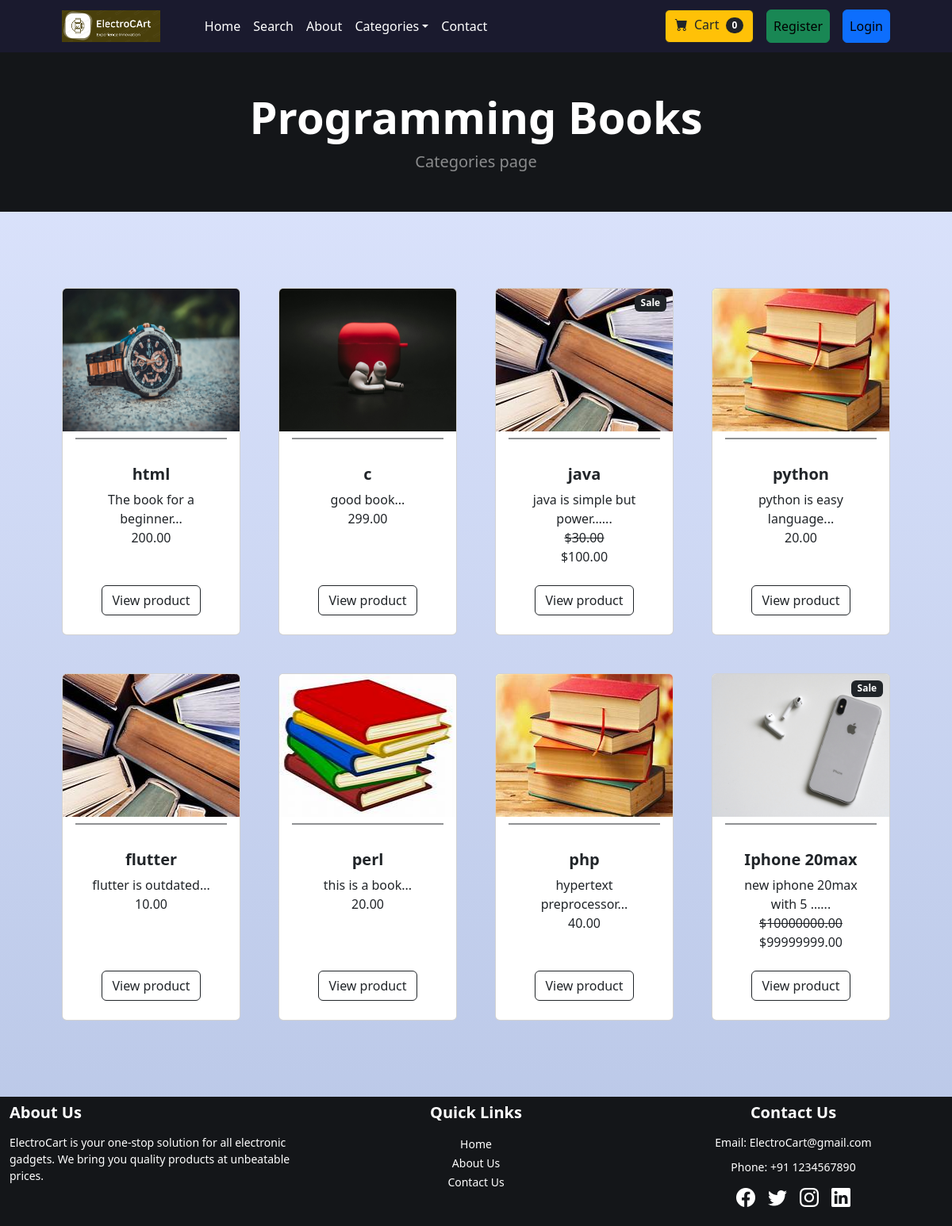
Screenshot of /category/Programming Books with the database file from the repository.
### store/models.py (models this page shows, shortened)
class Category(models.Model):
    name = models.CharField(max_length=50)
    def __str__(self):
        return self.name
    class Meta:
        verbose_name_plural = 'categories'

class Product(models.Model):
    name = models.CharField(max_length=50)
    price = models.DecimalField(max_digits=100, decimal_places=2, default=0)
    category = models.ForeignKey(Category, on_delete=models.CASCADE, default=1)
    description = models.CharField(max_length=250, default='', blank=True, null=True)
    image = models.ImageField(upload_to='uploads/product/')
    is_sale = models.BooleanField(default=False)
    sale_price = models.DecimalField(max_digits=100, decimal_places=2, default=0)

### store/views.py (the view)
# urls.py: path('category/<str:foo>',views.category, name = 'category'),
def category(request, foo):
    foo = foo.replace('-', ' ')
    try:
        category = Category.objects.get(name__iexact=foo)
        products = Product.objects.filter(category=category)
        return render(request, 'category.html', {'products': products, 'category': category})
    except Category.DoesNotExist:
        messages.error(request, "Category doesn't exist.")
        return redirect('home')

### cart/cart.py (called while the page is built)
    def __len__(self):
        return len(self.cart)

### cart/context_processors.py (called while the page is built)
def cart(request):
    return {'cart':Cart(request)}

### templates/category.html (shortened to what this page needs)
{% extends "base.html" %}
{% block content %}
 <header class="head-foot-color py-5">
    <div class="container px-4 px-lg-5">
        <div class="text-center text-white">
            <h1 class="display-4 fw-bolder">{{category}}</h1>
            <p class="lead fw-normal text-white-50 mb-0">Categories page</p>
        </div>
    </div>
</header>
<section class="py-5">
    <div class="container px-4 px-lg-5 mt-5">
        <div class="row gx-4 gx-lg-5 row-cols-2 row-cols-md-3 row-cols-xl-4 justify-content-center">
            {% for product in products %}
            {% if product.is_sale %}
                <div class="col mb-5">
                    <div class="card h-100">
                        <div class="badge bg-dark text-white position-absolute" style="top: 0.5rem; right: 0.5rem">Sale</div>
                        <img class="card-img-top" src="{{ product.image.url }}" alt="{{ product.name }}" width="180px" height="180px"/>
                        <hr class="my-2 mx-3 border border-dark opacity-50">
                        <div class="card-body p-4">
                            <div class="text-center">
                                <h5 class="fw-bolder">{{product.name}}</h5>
                                {{ product.description|truncatechars:25 }}...<br>
                                <strike> ${{product.price}} </strike>
                                <br>${{product.sale_price}}
                            </div>
                        </div>
                        <div class="card-footer p-4 pt-0 border-top-0 bg-transparent">
                            <div class="text-center"><a class="btn btn-outline-dark mt-auto" href="{% url 'product' product.id %}">View product</a></div>
                        </div>
                    </div>
                </div>
            {% else %}
            <div class="col mb-5">
                <div class="card h-100">
                    <img class="card-img-top" src="{{ product.image.url }}" alt="{{ product.name }}" width="180px" height="180px"/>
                    <hr class="my-2 mx-3 border border-dark opacity-50">
                    <div class="card-body p-4">
                        <div class="text-center">
                            <h5 class="fw-bolder">{{product.name}}</h5>
                            {{ product.description|truncatechars:25 }}...<br>
                            {{product.price}}
                        </div>
                    </div>
                    <div class="card-footer p-4 pt-0 border-top-0 bg-transparent">
                        <div class="text-center"><a class="btn btn-outline-dark mt-auto" href="{% url 'product' product.id %}">View product</a></div>
                    </div>
                </div>
            </div>
            {% endif %}
            {% endfor %}
        </div>
    </div>
</section>
</body>
</html>
{% endblock content %}

### rows the page displays
Category: name "Programming Books"
Product: image (picture), name "html", description "The book for a beginner", price "200.00"
Product: image (picture), name "c", description "good book", price "299.00"
Product: image (picture), name "java", description "java is simple but power…", price "30.00", sale_price "100.00"
Product: image (picture), name "python", description "python is easy language", price "20.00"
Product: image (picture), name "flutter", description "flutter is outdated", price "10.00"
Product: image (picture), name "perl", description "this is a book", price "20.00"
Product: image (picture), name "php", description "hypertext preprocessor", price "40.00"
Product: image (picture), name "Iphone 20max", description "new iphone 20max with 5 …", price "10000000.00", sale_price "99999999.00"

### other values shown
{{ cart|length }} "0"
